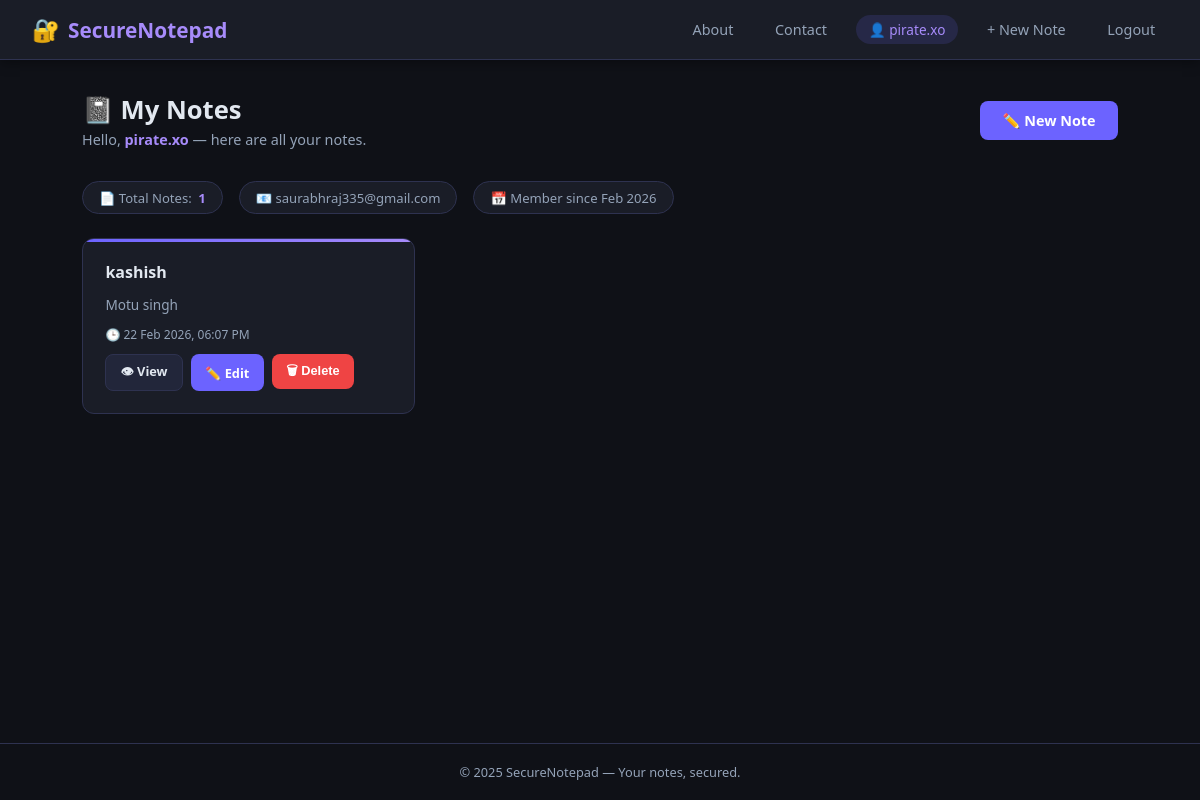
/dashboard (signed in), run on the app's committed database.
### app/models.py (models this page shows, shortened)
class User(db.Model):
    __tablename__ = 'users'
    id = db.Column(db.Integer, primary_key=True)
    username = db.Column(db.String(80), unique=True, nullable=False)
    email = db.Column(db.String(120), unique=True, nullable=False)
    password_hash = db.Column(db.String(256), nullable=False)
    created_at = db.Column(db.DateTime, default=datetime.now())
    notes = db.relationship('Note', backref='author', lazy=True, cascade='all, delete-orphan')

class Note(db.Model):
    __tablename__ = 'notes'
    id = db.Column(db.Integer, primary_key=True)
    title = db.Column(db.String(200), nullable=False)
    content = db.Column(db.Text, nullable=False)
    created_at = db.Column(db.DateTime, default=datetime.now())
    updated_at = db.Column(db.DateTime, default=datetime.now(), onupdate=datetime.now())
    user_id = db.Column(db.Integer, db.ForeignKey('users.id'), nullable=False)

### app/notes.py (the view)
@notes.route('/dashboard')
@login_required
def dashboard():
    user = User.query.get(session['user_id'])
    user_notes = Note.query.filter_by(user_id=user.id).order_by(Note.updated_at.desc()).all()
    return render_template('dashboard.html', user=user, notes=user_notes)

### app/notes.py (called while the page is built)
def login_required(f):
    @wraps(f)
    def decorated(*args, **kwargs):
        if 'user_id' not in session:
            flash('Please log in to access this page.', 'warning')
            return redirect(url_for('auth.login'))
        return f(*args, **kwargs)
    return decorated

### app/templates/dashboard.html (shortened to what this page needs)
{% extends "base.html" %}
{% block content %}
<div class="dashboard-header">
  <div>
    <h1>📓 My Notes</h1>
    <p>Hello, <strong style="color:var(--accent2);">{{ user.username }}</strong> — here are all your notes.</p>
  </div>
  <a href="{{ url_for('notes.new_note') }}" class="btn btn-primary">
    ✏️ New Note
  </a>
</div>
<div class="stats-bar">
  <div class="stat-chip">📄 Total Notes: <strong>{{ notes|length }}</strong></div>
  <div class="stat-chip">📧 {{ user.email }}</div>
  <div class="stat-chip">📅 Member since {{ user.created_at.strftime('%b %Y') }}</div>
</div>
{% if notes %}
  <div class="notes-grid">
    {% for note in notes %}
    <div class="note-card">
      <div class="note-title" title="{{ note.title }}">{{ note.title }}</div>
      <div class="note-preview">{{ note.content }}</div>
      <div class="note-meta">
        🕒 {{ note.updated_at.strftime('%d %b %Y, %I:%M %p') }}
      </div>
      <div class="note-actions">
        <a href="{{ url_for('notes.view_note', note_id=note.id) }}" class="btn btn-ghost btn-sm">👁 View</a>
        <a href="{{ url_for('notes.edit_note', note_id=note.id) }}" class="btn btn-primary btn-sm">✏️ Edit</a>
        <form method="POST" action="{{ url_for('notes.delete_note', note_id=note.id) }}"
              onsubmit="return confirm('Delete this note?');" style="display:inline;">
          <button type="submit" class="btn btn-danger btn-sm">🗑 Delete</button>
        </form>
      </div>
    </div>
    {% endfor %}
  </div>
{% endif %}
{% endblock %}

### app/templates/base.html (shortened to what this page needs)
<!DOCTYPE html>
<html lang="en">
<head>
</head>
<body>
<nav>
  <a class="nav-brand" href="{{ url_for('notes.dashboard') if session.get('user_id') else url_for('auth.login') }}">
    <span>🔐</span> SecureNotepad
  </a>
  <div class="nav-links">
    <a href="{{ url_for('auth.about') }}">About</a>
    <a href="{{ url_for('auth.contact') }}">Contact</a>
    {% if session.get('user_id') %}
      <span class="nav-user">👤 {{ session.get('username') }}</span>
      <a href="{{ url_for('notes.new_note') }}">+ New Note</a>
      <a href="{{ url_for('auth.logout') }}">Logout</a>
    {% else %}
      <a href="{{ url_for('auth.login') }}">Login</a>
      <a href="{{ url_for('auth.register') }}">Register</a>
    {% endif %}
  </div>
</nav>
<main>
  {% block content %}{% endblock %}
</main>
<footer>
  &copy; 2025 SecureNotepad &mdash; Your notes, secured.
</footer>
</body>
</html>

### app/templates/base.html (style rules this page uses)
*, *::before, *::after { box-sizing: border-box; margin: 0; padding: 0; }
:root { --bg: #0f1117; --surface: #1a1d27; --surface2: #22263a; --border: #2e3250; --accent: #6c63ff; --accent2: #a78bfa; --danger: #ef4444; --success: #22c55e; --warning: #f59e0b; --info: #38bdf8; --text: #e2e8f0; --muted: #94a3b8; --radius: 12px; --shadow: 0 4px 24px rgba(0,0,0,.45); }
body { font-family: 'Segoe UI', system-ui, sans-serif; background: var(--bg); color: var(--text); min-height: 100vh; display: flex; flex-direction: column; }
nav { background: var(--surface); border-bottom: 1px solid var(--border); padding: 0 2rem; height: 60px; display: flex; align-items: center; justify-content: space-between; position: sticky; top: 0; z-index: 100; box-shadow: 0 2px 12px rgba(0,0,0,.4); }
.nav-brand { font-size: 1.3rem; font-weight: 700; color: var(--accent2); text-decoration: none; display: flex; align-items: center; gap: .5rem; }
.nav-brand span { font-size: 1.4rem; }
.nav-links { display: flex; align-items: center; gap: 1rem; }
.nav-links a { color: var(--muted); text-decoration: none; font-size: .9rem; padding: .4rem .8rem; border-radius: 8px; transition: background .2s, color .2s; }
.nav-user { font-size: .85rem; color: var(--accent2); background: rgba(108,99,255,.15); padding: .3rem .8rem; border-radius: 20px; }
main { flex: 1; padding: 2rem; max-width: 1100px; margin: 0 auto; width: 100%; }
.btn { display: inline-flex; align-items: center; gap: .4rem; padding: .65rem 1.4rem; border-radius: 8px; border: none; cursor: pointer; font-size: .9rem; font-weight: 600; text-decoration: none; transition: opacity .2s, transform .1s; }
.btn-primary { background: var(--accent); color: #fff; }
.btn-danger { background: var(--danger); color: #fff; }
.btn-ghost { background: var(--surface2); color: var(--text); border: 1px solid var(--border); }
.btn-sm { padding: .4rem .9rem; font-size: .8rem; }
footer { text-align: center; padding: 1.2rem; font-size: .8rem; color: var(--muted); border-top: 1px solid var(--border); }

### app/templates/dashboard.html (style rules this page uses)
.dashboard-header { display: flex; align-items: center; justify-content: space-between; margin-bottom: 2rem; flex-wrap: wrap; gap: 1rem; }
.dashboard-header h1 { font-size: 1.6rem; color: var(--text); }
.dashboard-header p { color: var(--muted); font-size: .9rem; margin-top: .2rem; }
.notes-grid { display: grid; grid-template-columns: repeat(auto-fill, minmax(280px, 1fr)); gap: 1.2rem; }
.note-card { background: var(--surface); border: 1px solid var(--border); border-radius: var(--radius); padding: 1.4rem; display: flex; flex-direction: column; gap: .7rem; transition: border-color .2s, transform .2s, box-shadow .2s; position: relative; overflow: hidden; }
.note-card::before { content: ''; position: absolute; top: 0; left: 0; right: 0; height: 3px; background: linear-gradient(90deg, var(--accent), var(--accent2)); }
.note-title { font-size: 1rem; font-weight: 700; color: var(--text); white-space: nowrap; overflow: hidden; text-overflow: ellipsis; }
.note-preview { font-size: .85rem; color: var(--muted); line-height: 1.5; display: -webkit-box; -webkit-line-clamp: 3; -webkit-box-orient: vertical; overflow: hidden; flex: 1; }
.note-meta { font-size: .75rem; color: var(--muted); display: flex; align-items: center; gap: .4rem; }
.note-actions { display: flex; gap: .5rem; flex-wrap: wrap; }
.stats-bar { display: flex; gap: 1rem; margin-bottom: 1.5rem; flex-wrap: wrap; }
.stat-chip { background: var(--surface); border: 1px solid var(--border); border-radius: 20px; padding: .4rem 1rem; font-size: .82rem; color: var(--muted); display: flex; align-items: center; gap: .4rem; }
.stat-chip strong { color: var(--accent2); }

### data on the page
User: get "pirate.xo", username "pirate.xo", email "saurabhraj335@gmail.com", created_at "Feb 2026"
Note: title "kashish", content "Motu singh", updated_at "22 Feb 2026, 06:07 PM"

### other printed values
{{ notes|length }} "1"
